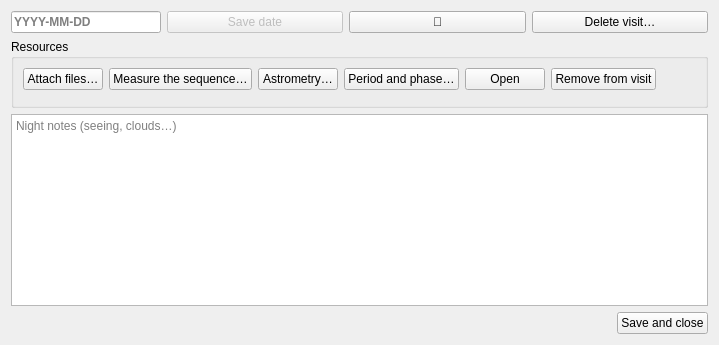
<?xml version="1.0" encoding="UTF-8"?>
<!--
  Visit window (ADR-045, form A): the visit's non-modal work window.
  Loaded by gui/widgets/visits_panel.py through gui/ui_loader.py.
  The Measurements and Astrometry blocks are per-kind fragments
  (ui/visit_measurements.ui, ui/visit_mpc_block.ui) loaded only when the
  project's kind calls for them: absent means absent, as the pinned
  tests demand. The PassiveList / PassiveDoubleSpinBox wheel guards are
  custom widgets inserted into the placeholders in code (ADR-005).
-->
<ui version="4.0">
 <class>VisitWindow</class>
 <widget class="QWidget" name="VisitWindow">
  <layout class="QVBoxLayout" name="vbox_visit"><property name="leftMargin"><number>11</number></property><property name="topMargin"><number>11</number></property><property name="rightMargin"><number>11</number></property><property name="bottomMargin"><number>11</number></property>
   <property name="layoutStretch"><string notr="true">0,1,0,0</string></property>
   <item>
    <layout class="QHBoxLayout" name="row_head">
     <property name="layoutStretch"><string notr="true">1,0,0,0</string></property>
     <item><widget class="QLineEdit" name="vp_visit_date"><property name="placeholderText"><string notr="true">YYYY-MM-DD</string></property><property name="toolTip"><string>The visit's date (its name in the list). Points already saved to it keep their own MJD</string></property><property name="maximumSize"><size><width>150</width><height>16777215</height></size></property><property name="font"><font><bold>true</bold></font></property></widget></item>
     <item><widget class="QPushButton" name="vp_btn_save_date"><property name="text"><string>Save date</string></property><property name="toolTip"><string>Save the visit's date (the date is its name in the list)</string></property><property name="enabled"><bool>false</bool></property></widget></item>
     <item><widget class="QPushButton" name="vp_btn_pin"><property name="text"><string notr="true">📌</string></property><property name="toolTip"><string>Pin the visit: it floats to the top of the list</string></property><property name="checkable"><bool>true</bool></property></widget></item>
     <item><widget class="QPushButton" name="vp_btn_delete"><property name="text"><string>Delete visit…</string></property></widget></item>
    </layout>
   </item>
   <item>
    <widget class="QGroupBox" name="grp_res">
     <property name="title"><string>Resources</string></property>
     <layout class="QVBoxLayout" name="vbox_res"><property name="leftMargin"><number>9</number></property><property name="topMargin"><number>9</number></property><property name="rightMargin"><number>9</number></property><property name="bottomMargin"><number>9</number></property>
      <item>
       <layout class="QHBoxLayout" name="row_res">
        <item><widget class="QPushButton" name="vp_btn_attach"><property name="text"><string>Attach files…</string></property><property name="toolTip"><string>FITS plates, imported photometry, ephemeris, reports… registered to this visit (the file on disk is linked, never copied or moved)</string></property></widget></item>
        <item><widget class="QPushButton" name="vp_btn_series"><property name="text"><string>Measure the sequence…</string></property><property name="toolTip"><string>Open the editor on this visit's frames to measure the whole series (per-frame zero point, quality flags, undo by run)</string></property></widget></item>
        <item><widget class="QPushButton" name="vp_btn_astrometry"><property name="text"><string>Astrometry…</string></property><property name="toolTip"><string>Open the editor on this visit's frames to stack them along the object's motion, measure its position and check it against the other observers (track &amp; stack, ADR-062)</string></property></widget></item>
        <item><widget class="QPushButton" name="vp_btn_phase"><property name="text"><string>Period and phase…</string></property><property name="toolTip"><string>The project's curve is searched for its period (Lomb-Scargle and PDM) and folded into the two-panel report, with what the baseline can and cannot say</string></property></widget></item>
        <item><widget class="QPushButton" name="vp_btn_open"><property name="text"><string>Open</string></property><property name="toolTip"><string>Plates open in the FITS editor; everything else opens with the system</string></property></widget></item>
        <item><widget class="QPushButton" name="vp_btn_remove"><property name="text"><string>Remove from visit</string></property><property name="toolTip"><string>Unlink the selected resource (the file on disk is never touched)</string></property></widget></item>
        <item><spacer name="hsp_res"><property name="orientation"><enum>Qt::Horizontal</enum></property><property name="sizeHint" stdset="0"><size><width>40</width><height>20</height></size></property></spacer></item>
       </layout>
      </item>
      <item><widget class="QWidget" name="ph_resources"/></item>
     </layout>
    </widget>
   </item>
   <item><widget class="QTextEdit" name="vp_notes"><property name="placeholderText"><string>Night notes (seeing, clouds…)</string></property></widget></item>
   <item>
    <layout class="QHBoxLayout" name="row_bottom">
     <item><spacer name="hsp_bottom"><property name="orientation"><enum>Qt::Horizontal</enum></property><property name="sizeHint" stdset="0"><size><width>40</width><height>20</height></size></property></spacer></item>
     <item><widget class="QPushButton" name="vp_btn_close"><property name="text"><string>Save and close</string></property><property name="toolTip"><string>Flush the date edit if pending and close the window (everything else already saved itself)</string></property></widget></item>
    </layout>
   </item>
  </layout>
 </widget>
 <resources/>
 <connections/>
</ui>
